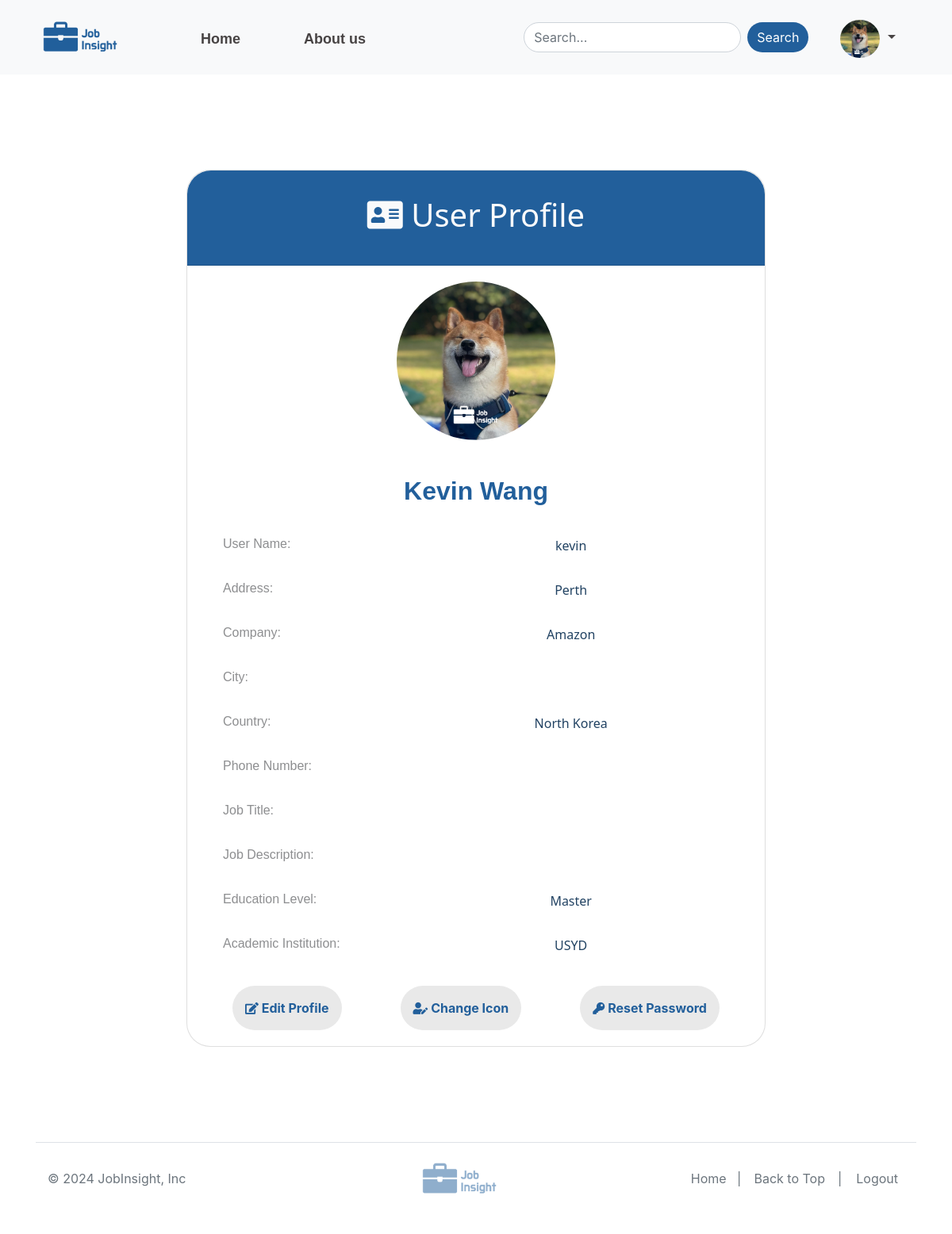
The app's page /profile (signed in) with its own data.
### app/models.py (models this page shows, shortened)
class UserDetails(db.Model):
    __tablename__ = 'user_details'
    id = db.Column(db.Integer, db.ForeignKey('user.id'), primary_key=True)
    name = db.Column(db.String(80))
    address = db.Column(db.Text)
    img = db.Column(db.String(200))
    company = db.Column(db.String(100))
    city = db.Column(db.String(100))
    country = db.Column(db.String(100))
    phone = db.Column(db.Integer)
    job_title = db.Column(db.String(100))
    job_description = db.Column(db.Text)
    education_level = db.Column(db.String(100))
    academic_institution = db.Column(db.String(100))
    user = db.relationship('User', back_populates='details')

class User(UserMixin, db.Model):
    __tablename__ = 'user'
    id = db.Column(db.Integer, primary_key=True)
    username = db.Column(db.String(80), unique=True, nullable=False)
    email = db.Column(db.String(120), unique=True, nullable=False)
    password_hash = db.Column(db.String(128))
    details = db.relationship('UserDetails', back_populates='user', uselist=False, cascade='all, delete-orphan')

### app/routes.py (the view)
@main.route('/profile', methods=['GET', 'POST'])
@login_required
def profile():
    user_profile = UserDetails.query.filter_by(id=current_user.id).first()
    user = User.query.filter_by(id=current_user.id).first()
    if not user_profile:
        flash('User not found and please inform this error to dev.', 'error')
        return redirect(url_for('main.home'))
    return render_template('profile.html', user_profile=user_profile, user=user,
        title='Your Profile')

### app/__init__.py (called while the page is built)
def create_app(Config_Name=DevelopmentConfig):
    app = Flask(__name__)
    if Config_Name == 'testing':
        app.config.from_object(TestingConfig)
    else:
        app.config.from_object(DevelopmentConfig)
    db.init_app(app)
    migrate.init_app(app, db)
    login_manager.init_app(app)
    @login_manager.user_loader
    def load_user(user_id):
        return User.query.get(int(user_id))
    from .routes import main as main_blueprint
    app.register_blueprint(main_blueprint)
    login_manager.login_view = 'main.login'
    login_manager.login_view = 'login'
    with app.app_context():
        from . import routes, models
        db.create_all()
    return app

### app/templates/profile.html
{% extends "base.html" %}
{% block content %}
<div class="profile container mt-5">
    <div class="row justify-content-center">
        <div class="col-md-8">
            <div class="card profile-card">
                <div class="card-header text-center">
                    <h1><i class='fas fa-address-card' style='font-size:40px'></i> User Profile</h1>
                </div>
                <div class="card-body text-center">
                    <img src="{{ url_for('static', filename='user_icon/uploads/' + user_profile.img) if user_profile.img else url_for('static', filename='user_icon/default_user_icon.jpg') }}" alt="User Icon" class="profile-img rounded-circle">
                    <div class="text-start mt-3">
                        <br>
                        <div class="text-center profile-name">{{ user_profile.name }}</div>
                        <br>
                        <div class="row mb-2">
                            <div class="col-4 profile-label"><strong>User Name:</strong></div>
                            <div class="col-8 profile-value">{{ user.username }}</div>
                        </div>
                        <div class="row mb-2">
                            <div class="col-4 profile-label"><strong>Address:</strong></div>
                            <div class="col-8 profile-value">{{ user_profile.address }}</div>
                        </div>
                        <div class="row mb-2">
                            <div class="col-4 profile-label"><strong>Company:</strong></div>
                            <div class="col-8 profile-value">{{ user_profile.company }}</div>
                        </div>
                        <div class="row mb-2">
                            <div class="col-4 profile-label"><strong>City:</strong></div>
                            <div class="col-8 profile-value">{{ user_profile.city }}</div>
                        </div>
                        <div class="row mb-2">
                            <div class="col-4 profile-label"><strong>Country:</strong></div>
                            <div class="col-8 profile-value">{{ user_profile.country }}</div>
                        </div>
                        <div class="row mb-2">
                            <div class="col-4 profile-label"><strong>Phone Number:</strong></div>
                            <div class="col-8 profile-value">{{ user_profile.phone }}</div>
                        </div>
                        <div class="row mb-2">
                            <div class="col-4 profile-label"><strong>Job Title:</strong></div>
                            <div class="col-8 profile-value">{{ user_profile.job_title }}</div>
                        </div>
                        <div class="row mb-2">
                            <div class="col-4 profile-label"><strong>Job Description:</strong></div>
                            <div class="col-8 profile-value">{{ user_profile.job_description }}</div>
                        </div>
                        <div class="row mb-2">
                            <div class="col-4 profile-label"><strong>Education Level:</strong></div>
                            <div class="col-8 profile-value">{{ user_profile.education_level }}</div>
                        </div>
                        <div class="row mb-2">
                            <div class="col-4 profile-label"><strong>Academic Institution:</strong></div>
                            <div class="col-8 profile-value">{{ user_profile.academic_institution }}</div>
                        </div>
                    </div>
                    <div class="d-flex justify-content-around mt-4">
                        <a href="{{ url_for('main.set_profile') }}" class="btn rounded-pill btn-primary"> <i class='fas fa-edit' style='font-size:15px'></i> Edit Profile</a>
                        <a href="{{ url_for('main.set_icon') }}" class="btn rounded-pill btn-secondary"><i class='fas fa-user-edit' style='font-size:15px'></i> Change Icon</a>
                        <a href="{{ url_for('main.reset_password') }}" class="btn rounded-pill btn-secondary"><i class='fas fa-key' style='font-size:15px'></i> Reset Password</a>
                    </div>
                </div>
            </div>
        </div>
    </div>
</div>
<br><br><br><br>
{% endblock %}

### app/static/styles.css (style rules this page uses)
.profile .profile-card { background-color: white !important; border-radius: 30px !important; }
.profile .card-header { font-family:'Segoe UI', Tahoma, Geneva, Verdana, sans-serif; color: rgb(250, 250, 251); background-color: rgb(34, 95, 155) !important; border-top-left-radius: 30px !important ; border-top-right-radius: 30px !important; height: 120px; justify-content: center !important; align-content: center !important; }
.profile .profile-name { font-family: Arial, sans-serif; font-size: 200%; color:rgb(34, 95, 155); font-weight: bold; transition: all 0.3s ease; }
.profile .profile-label { padding-top: 7px !important; font-family: 'Lucida Sans', 'Lucida Sans Regular', 'Lucida Grande', 'Lucida Sans Unicode', Geneva, Verdana, sans-serif; color: rgba(124, 125, 127, 0.866); padding-left: 40px !important; padding-bottom: 17px !important; font-weight:300 ; }
.profile .profile-img { width: 200px; height: 200px; object-fit: cover; transition: all 0.3s ease; }
.profile .profile-value { text-align: center; font-family: 'Segoe UI', Tahoma, Geneva, Verdana, sans-serif; color: rgba(20, 55, 89, 0.945); font-weight: 200; padding-top: 9px !important; transition: all 0.3s ease; }
.profile .btn { background-color: rgb(233, 233, 233) !important; color: rgb(34, 95, 155) !important; padding: 15px !important; font-weight: 700; transition: all 0.3s; border-color: transparent; }

### records on screen
UserDetails: name "Kevin Wang", address "Perth", company "Amazon", country "North Korea", education_level "Master", academic_institution "USYD"
User: username "kevin"
